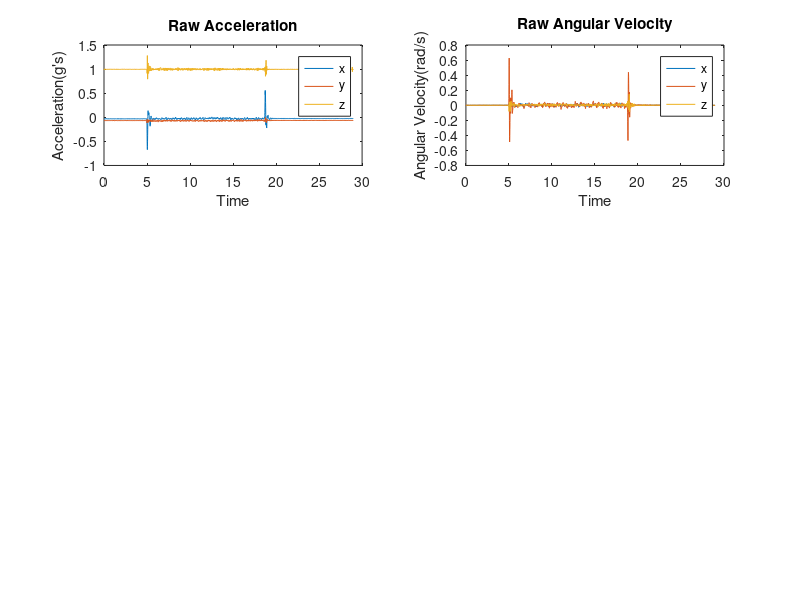

The MATLAB script that drew this image: (Note: this script raises an error after producing the figure.)
close all;

% importRaspPi;
weightGyro = 5;
avRawSumThresh = 0.04;
% gMultiplier = gMultiplier;
gMultiplier = 1;

% aRaw0 = [Untitled.Accelerometer_x,Untitled.Accelerometer_y,Untitled.Accelerometer_z];
% avRaw0 = [Untitled.Gyroscope_x,Untitled.Gyroscope_y,Untitled.Gyroscope_z];
load('ADS_1201_1855.mat')
aRaw0 = a./10;
avRaw0 = av;

[lenA,~] = size(avRaw0);
[lenAv,~] = size(aRaw0);
len = min(lenA,lenAv);

aRaw0 = aRaw0(1:len,:);
avRaw0 = avRaw0(1:len,:);
t = t(1:len);

aRaw0 = aRaw0(1:len,:);
avRaw0 = avRaw0(1:len,:);
t = t(1:len);

avRaw = avRaw0;
aRaw1 = aRaw0;
aRaw = aRaw0;

figure (1);
subplot(3,2,1);
plot(t,aRaw0);
title('Raw Acceleration');
legend('x','y','z');
xlabel('Time')
ylabel("Acceleration(g's)");
if(exist('a','var') == 0)
    ylim([-2 2]);
end

figure (1);
subplot(3,2,2);
plot(t,avRaw0);
title('Raw Angular Velocity');
legend('x','y','z');
xlabel('Time')
ylabel("Angular Velocity(rad/s)");
if(exist('a','var') == 0)
    ylim([-200 200]);
end

% Loop for filtering all axis of raw data
for i = 1:3
    % De-noise noisy signal using minimax threshold with 
    % a multiple level estimation of noise standard deviation.
    avRaw(:,i) = wden(avRaw0(:,i),'modwtsqtwolog','s','mln',8,'sym4');
%     aRaw1(:,i) = wden(aRaw0(:,i),'modwtsqtwolog','s','mln',8,'sym4');
    figure (1);
    subplot(3,2,4);
    plot(t,avRaw);
    title('De-noised Angular Velocity');
    legend('x','y','z');
    xlabel('Time')
    ylabel("Angular Velocity(rad/s)");
    if(exist('a','var') == 0)
        ylim([-200 200]);
    end
%     subplot(4,1,2);
%     plot(t,aRaw1);
    
%     title('De-noised Acceleration');
%     legend('x','y','z');
    
    
    order = 6; % 6th Order Filter
    [b1,a1] = butter(order, 0.01, 'low');
    aRaw(:,i) = filtfilt(b1 ,a1 , aRaw1(:,i));
    
    figure (1);
    subplot(3,2,3);
    plot(t,aRaw);
    title('Low Pass Butterworth Filter (Acceleration)');
    legend('x','y','z');
    xlabel('Time')
    ylabel("Acceleration(g's)");
    if(exist('a','var') == 0)
        ylim([-2 2]);
    end
    
    aRaw1(:,i) = medfilt1(aRaw1(:,i),100);
    aRaw1(1,i) = aRaw0(1,i);
    
    figure (1);
    subplot(3,2,5);
    plot(t,aRaw1);
    title('Median Filter (Acceleration)');
    legend('x','y','z');
    xlabel('Time')
    ylabel("Acceleration(g's)");
    if(exist('a','var') == 0)
        ylim([-2 2]);
    end
    
    avRaw(:,i) = avRaw(:,i) - mean(avRaw(1:300,i));
    avRaw(:,i) = medfilt1(avRaw(:,i),100);
    
    figure (1);
    subplot(3,2,6);
    plot(t,avRaw);
    title('Median Filter (Angular Velocity)');
    legend('x','y','z');
    xlabel('Time')
    ylabel("Angular Velocity(rad/s)");
    if(exist('a','var') == 0)
        ylim([-200 200]);
    end
end

gSum = zeros(1,'double');
for i = 1:300
    gSum = gSum + norm(aRaw0(i,:));
end
gMean = gSum / 300

aEst = zeros(len,3,'double');
anglesPrev = [rad2deg(atan2(aRaw(1,1), aRaw(1,3))),...
    rad2deg(atan2(aRaw(1,2), aRaw(1,3)))];
aEst(1,:) = aRaw(1,:);

for i = 2:len
    if(i < 25)
        avPreviousRaw = avRaw(i-1,:);
    else
        avPreviousRaw = mean(avRaw(i-20:i-1,:));
    end
    
    if(exist('a','var') == 1)
        timePeriod = (t(i) - t(i-1));
    else
        timePeriod = seconds(t(i) - t(i-1));
    end
    
    [aEst(i,:),anglesPrev] = findEstimate(avRaw(i,:), aEst(i-1,:),...
        avPreviousRaw, anglesPrev, gMean, timePeriod);
end

aAdjusted = zeros(len,3,'double');
weightGyro2 = zeros(len,1,'double');
for i = 1:len
    if(sum(abs(avRaw(i,:))) < avRawSumThresh)
        weightGyro2(i) = 0;
    else
        weightGyro2(i) = weightGyro;
    end
    aAdjusted(i,:) = (aRaw(i,:) + aEst(i,:) * weightGyro2(i)) / (1 + weightGyro2(i));
end
% aAdjusted = (aRaw + aEst * weightGyro) / (1 + weightGyro);

figure (2);
subplot(3,2,1);
plot(t,aAdjusted);
title('Acc Gyro Weight Adjusted');
legend('x','y','z');
ylim([-0.5 1.5]);
figure (2);
subplot(3,2,2);
plot(t,aEst);
title('Gyro Estimated DCs');
ylim([-0.5 1.5]);
legend('x','y','z');
% figure (2);
% subplot(2,2,3);
% plot(t,aRaw);
% title('Acc Raw');
% legend('x','y','z');
% subplot(2,2,4);
% plot(t,avRaw);
% title('Angular Velocity Raw');
% legend('x','y','z');

gSph = zeros(len,3,'double');
gSphDegree = zeros(len,3,'double');
[gSph(:,1),gSph(:,2),gSph(:,3)] = cart2sph(aAdjusted(:,1),aAdjusted(:,2),aAdjusted(:,3));
gSphDegree(:,1:2) = rad2deg(gSph(:,1:2));
figure (2);
subplot(3,2,3);
plot(t,gSphDegree(:,1:2));
title('Theta Phi of DCs');
legend('Theta','Phi');

gVector = zeros(len,3,'double');
gSph(:,3) = gMean;
[gVector(:,1),gVector(:,2),gVector(:,3)] = sph2cart(gSph(:,1),gSph(:,2),gSph(:,3));
figure (2);
subplot(3,2,4);
plot(t,gVector);
title('Gravity Vector Cartesian');
ylim([-0.5 1.5]);
legend('x','y','z');
aMotion = aRaw - gVector;
% subplot(2,2,3);
% plot(t,aRaw0);
% title(' Purely Raw Acceleration (m/sec^2)')
% legend('x','y','z');

% anglesDC = zeros(len,3,'double');
% aEstR = sqrt(aEst(:,1).^2 + aEst(:,2).^2 + aEst(:,3).^2);
anglesDC = rad2deg(abs(acos(aEst)));
figure (2);
subplot(3,2,5);
plot(t,anglesDC);
title('Angles of DCs with each axis');
legend('x','y','z');

figure (2);
subplot(3,2,6);
plot(t,aMotion);
title('Linear Motion');
legend('x','y','z');

timeInS = zeros(len,1,'double');
for i = 2:len
    if(exist('a','var') == 1)
        timeInS(i) = timeInS(i-1) + (t(i) - t(i-1));
    else
        timeInS(i) = timeInS(i-1) + seconds(t(i) - t(i-1));
    end
end

DisplacementmagNoG = findDisplacement(aMotion, weightGyro2, timeInS);


function [aEst,angles] = findEstimate(avCurrentRaw, aPreviousEst,...
        avPreviousRaw, anglesPrev, gMean, timePeriod)
%     timePeriod = 0.0022;
    aEst = zeros(1,3,'double');    
    avXZAvg = mean([avCurrentRaw(2),avPreviousRaw(2)]);
    angleXZcurr = anglesPrev(1) + avXZAvg * timePeriod;
    avYZAvg = mean([avCurrentRaw(1),avPreviousRaw(1)]);
    angleYZcurr = anglesPrev(2) + avYZAvg * timePeriod;
    angles = [angleXZcurr,angleYZcurr];
    
%     aEst(1) =  1  / sqrt(1  +   cotd(angleXZcurr)^2 * secd(angleYZcurr)^2 );
%     aEst(2) =  1  / sqrt(1  +   cotd(angleYZcurr)^2 * secd(angleXZcurr)^2 );
    aEst(1) = sind(angleXZcurr) / sqrt(1 + (cosd(angleXZcurr)^2)*(tand(angleYZcurr)^2));
    aEst(2) = sind(angleYZcurr) / sqrt(1 + (cosd(angleYZcurr)^2)*(tand(angleXZcurr)^2));
    aEst(3) =  sign(aPreviousEst(3)) * sqrt(1 - aEst(1)^2 - aEst(2)^2);
end

function DisplacementmagNoG = findDisplacement(aMotion, weightGyro2, t)
    gMultiplier = 4;
    magNoG = aMotion;
    time = t;
    [dataSize,~] = size(aMotion);
    for i = 1:3
        magNoG(:,i) = wden(aMotion(:,i),'modwtsqtwolog','s','mln',8,'sym4');
        magNoG(:,i) = magNoG(:,i) - mean(magNoG(1:500,i));
        
        thresh = max(abs(magNoG(1:500,i)));
        for j = 1:floor(dataSize/10)
            startAcc = ((j-1)*10) + 1;
            endAcc = j*10;
            if(max(abs(magNoG(startAcc:endAcc,i))) < thresh)
                magNoG(startAcc:endAcc,i) = 0;
            end
        end
        startAcc = (j*10) + 1;
        endAcc = dataSize;
        if(max(abs(magNoG(startAcc:endAcc,i))) < thresh)
            magNoG(startAcc:endAcc,i) = 0;
        end
    end
   
    figure (3);
    subplot(2,2,1);
    plot(time,aMotion);
    title('Linear Acceleration');
    xlabel('Time (sec)');
    ylabel('Acceleration (m/s^2)');
    legend('x','y','z');
    
    figure (3);
    subplot(2,2,3);
    magNoG1 = magNoG * gMultiplier;
    plot(time,magNoG1);
    title('Filtered Linear Acceleration');
    xlabel('Time (sec)');
    ylabel('Acceleration (m/s^2)');
    legend('x','y','z');
    
    % First Integration (Acceleration - Veloicty)
    velmagNoG = cumtrapz(time,magNoG);
    for i = 1:dataSize
        if(weightGyro2(i) == 0)
            velmagNoG(i,:) = [0,0,0];
        end
    end
    figure (3);
    subplot(2,2,2);
    velmagNoG1 = velmagNoG * gMultiplier;
    plot(time,velmagNoG1);
    title('Velocity');
    xlabel('Time (sec)');
    ylabel('Velocity (m/s)');
    legend('x','y','z');    
    
    % Second Integration (Velocity - Displacement)
    DisplacementmagNoG=cumtrapz(time, velmagNoG);
    subplot(2,2,4);
    DisplacementmagNoG1 = DisplacementmagNoG * gMultiplier;
    plot(time,DisplacementmagNoG1);
    title('Displacement');    
    xlabel('Time (sec)')
    ylabel('Displacement (m)');
    legend('x','y','z');
    
    TotalDisplacement = norm(DisplacementmagNoG(dataSize,:));
    disp('Total Displcement(m) = ');
    disp(TotalDisplacement * gMultiplier);
    
    figure (4);
    
    plot(DisplacementmagNoG1(:,1),DisplacementmagNoG1(:,2));
    hold on
    plot(DisplacementmagNoG1(1,1),DisplacementmagNoG1(1,2),'o','MarkerSize',10,'MarkerFaceColor','g')
    hold on
    plot(DisplacementmagNoG1(length(DisplacementmagNoG1(:,1)),1),DisplacementmagNoG1(length(DisplacementmagNoG1(:,2)),2),'o','MarkerSize',10,'MarkerFaceColor','b')
    title('2D Movement');
    xlabel('X-Axis (m)')
    ylabel("Y-Axis (m)");
    legend('Movement Pattern');
    grid on
    
    
%     figure (4);
%     x = DisplacementmagNoG1(:,1);
%     y = DisplacementmagNoG1(:,2);
%   scatter(x,y);
% % y = DisplacementmagNoG1(:,2);
%   plot(DisplacementmagNoG1(:,1),DisplacementmagNoG1(:,2));
end